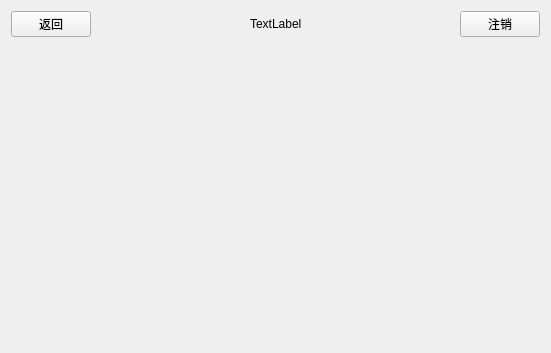
<?xml version="1.0" encoding="UTF-8"?>
<ui version="4.0">
 <class>MasterView</class>
 <widget class="QWidget" name="MasterView">
  <property name="geometry">
   <rect>
    <x>0</x>
    <y>0</y>
    <width>551</width>
    <height>353</height>
   </rect>
  </property>
  <property name="windowTitle">
   <string>MasterView</string>
  </property>
  <layout class="QVBoxLayout" name="verticalLayout">
   <item>
    <layout class="QHBoxLayout" name="horizontalLayout">
     <item>
      <widget class="QPushButton" name="btn_return">
       <property name="text">
        <string>返回</string>
       </property>
       <property name="icon">
        <iconset resource="imgs.qrc">
         <normaloff>:/images/text-wrap.png</normaloff>:/images/text-wrap.png</iconset>
       </property>
      </widget>
     </item>
     <item>
      <spacer name="horizontalSpacer">
       <property name="orientation">
        <enum>Qt::Orientation::Horizontal</enum>
       </property>
       <property name="sizeHint" stdset="0">
        <size>
         <width>40</width>
         <height>20</height>
        </size>
       </property>
      </spacer>
     </item>
     <item>
      <widget class="QLabel" name="label">
       <property name="text">
        <string>TextLabel</string>
       </property>
      </widget>
     </item>
     <item>
      <spacer name="horizontalSpacer_2">
       <property name="orientation">
        <enum>Qt::Orientation::Horizontal</enum>
       </property>
       <property name="sizeHint" stdset="0">
        <size>
         <width>40</width>
         <height>20</height>
        </size>
       </property>
      </spacer>
     </item>
     <item>
      <widget class="QPushButton" name="btn_Logout">
       <property name="text">
        <string>注销</string>
       </property>
       <property name="icon">
        <iconset resource="imgs.qrc">
         <normaloff>:/images/logout-box-line.png</normaloff>:/images/logout-box-line.png</iconset>
       </property>
      </widget>
     </item>
    </layout>
   </item>
   <item>
    <widget class="QStackedWidget" name="stackedWidget">
     <property name="styleSheet">
      <string notr="true"/>
     </property>
     <property name="currentIndex">
      <number>-1</number>
     </property>
    </widget>
   </item>
  </layout>
 </widget>
 <resources>
  <include location="imgs.qrc"/>
 </resources>
 <connections/>
</ui>
